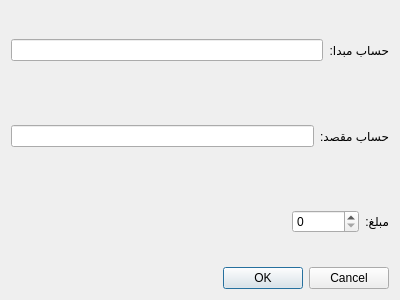
<?xml version="1.0" encoding="UTF-8"?>
<ui version="4.0">
 <class>transfer_first_dia</class>
 <widget class="QDialog" name="transfer_first_dia">
  <property name="geometry">
   <rect>
    <x>0</x>
    <y>0</y>
    <width>400</width>
    <height>300</height>
   </rect>
  </property>
  <property name="windowTitle">
   <string>Dialog</string>
  </property>
  <layout class="QVBoxLayout" name="verticalLayout">
   <item>
    <layout class="QHBoxLayout" name="horizontalLayout_4">
     <item>
      <widget class="QLineEdit" name="fromled">
       <property name="readOnly">
        <bool>true</bool>
       </property>
      </widget>
     </item>
     <item>
      <widget class="QLabel" name="label_2">
       <property name="text">
        <string>حساب مبدا:</string>
       </property>
      </widget>
     </item>
    </layout>
   </item>
   <item>
    <layout class="QHBoxLayout" name="horizontalLayout_3">
     <item>
      <widget class="QLineEdit" name="toaccountled"/>
     </item>
     <item>
      <widget class="QLabel" name="label">
       <property name="text">
        <string>حساب مقصد:</string>
       </property>
      </widget>
     </item>
    </layout>
   </item>
   <item>
    <layout class="QHBoxLayout" name="horizontalLayout_2">
     <item>
      <spacer name="horizontalSpacer">
       <property name="orientation">
        <enum>Qt::Horizontal</enum>
       </property>
       <property name="sizeHint" stdset="0">
        <size>
         <width>40</width>
         <height>20</height>
        </size>
       </property>
      </spacer>
     </item>
     <item>
      <widget class="QSpinBox" name="priceled">
       <property name="maximum">
        <number>999999999</number>
       </property>
      </widget>
     </item>
     <item>
      <widget class="QLabel" name="label_3">
       <property name="text">
        <string>مبلغ:</string>
       </property>
      </widget>
     </item>
    </layout>
   </item>
   <item>
    <layout class="QHBoxLayout" name="horizontalLayout">
     <item>
      <spacer name="horizontalSpacer_4">
       <property name="orientation">
        <enum>Qt::Horizontal</enum>
       </property>
       <property name="sizeHint" stdset="0">
        <size>
         <width>40</width>
         <height>20</height>
        </size>
       </property>
      </spacer>
     </item>
     <item>
      <spacer name="horizontalSpacer_3">
       <property name="orientation">
        <enum>Qt::Horizontal</enum>
       </property>
       <property name="sizeHint" stdset="0">
        <size>
         <width>40</width>
         <height>20</height>
        </size>
       </property>
      </spacer>
     </item>
     <item>
      <spacer name="horizontalSpacer_2">
       <property name="orientation">
        <enum>Qt::Horizontal</enum>
       </property>
       <property name="sizeHint" stdset="0">
        <size>
         <width>40</width>
         <height>20</height>
        </size>
       </property>
      </spacer>
     </item>
     <item>
      <spacer name="horizontalSpacer_5">
       <property name="orientation">
        <enum>Qt::Horizontal</enum>
       </property>
       <property name="sizeHint" stdset="0">
        <size>
         <width>40</width>
         <height>20</height>
        </size>
       </property>
      </spacer>
     </item>
     <item>
      <widget class="QDialogButtonBox" name="buttonBox">
       <property name="orientation">
        <enum>Qt::Horizontal</enum>
       </property>
       <property name="standardButtons">
        <set>QDialogButtonBox::Cancel|QDialogButtonBox::Ok</set>
       </property>
       <property name="centerButtons">
        <bool>false</bool>
       </property>
      </widget>
     </item>
    </layout>
   </item>
  </layout>
 </widget>
 <resources/>
 <connections>
  <connection>
   <sender>buttonBox</sender>
   <signal>accepted()</signal>
   <receiver>transfer_first_dia</receiver>
   <slot>accept()</slot>
   <hints>
    <hint type="sourcelabel">
     <x>248</x>
     <y>254</y>
    </hint>
    <hint type="destinationlabel">
     <x>157</x>
     <y>274</y>
    </hint>
   </hints>
  </connection>
  <connection>
   <sender>buttonBox</sender>
   <signal>rejected()</signal>
   <receiver>transfer_first_dia</receiver>
   <slot>reject()</slot>
   <hints>
    <hint type="sourcelabel">
     <x>316</x>
     <y>260</y>
    </hint>
    <hint type="destinationlabel">
     <x>286</x>
     <y>274</y>
    </hint>
   </hints>
  </connection>
 </connections>
</ui>
